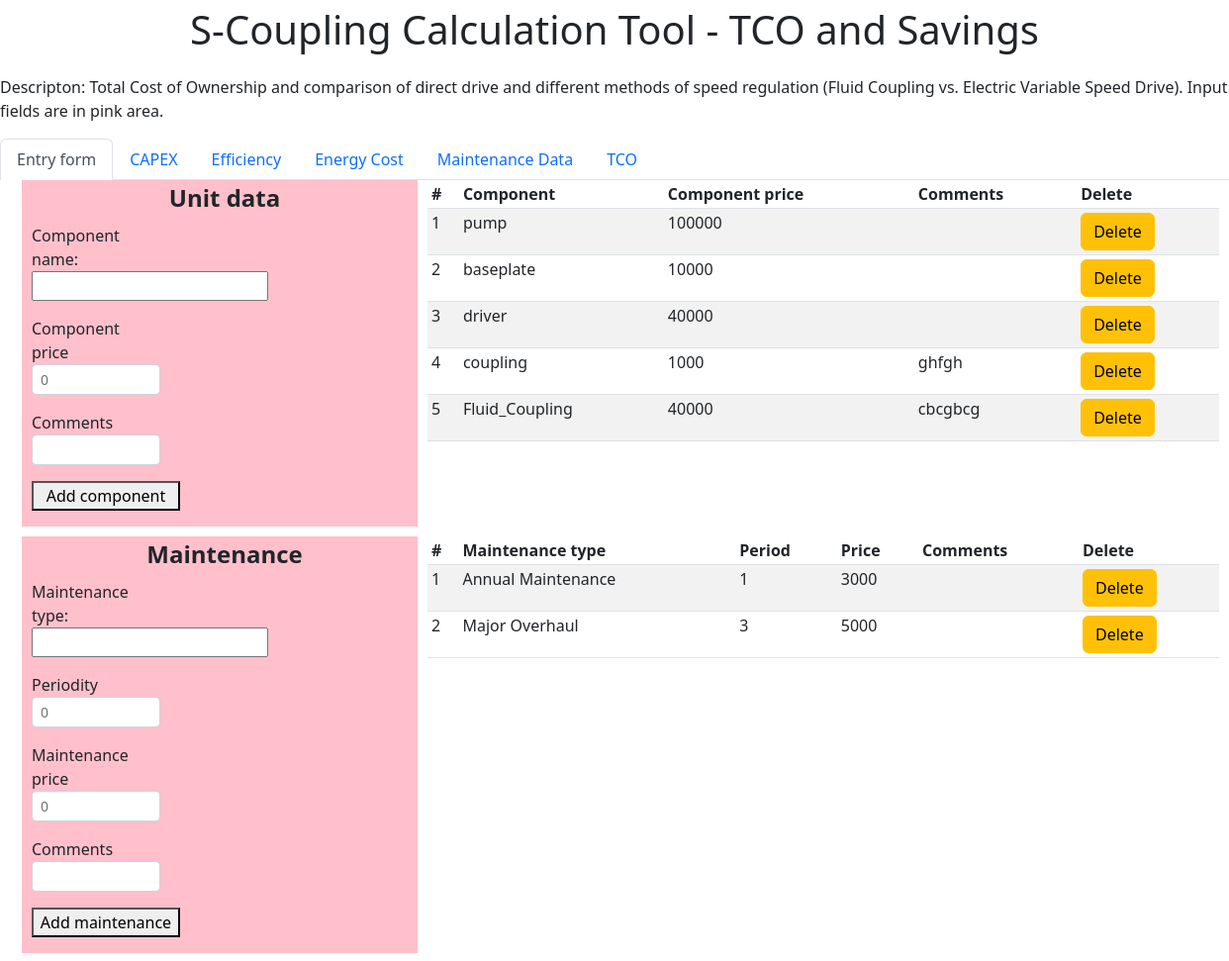
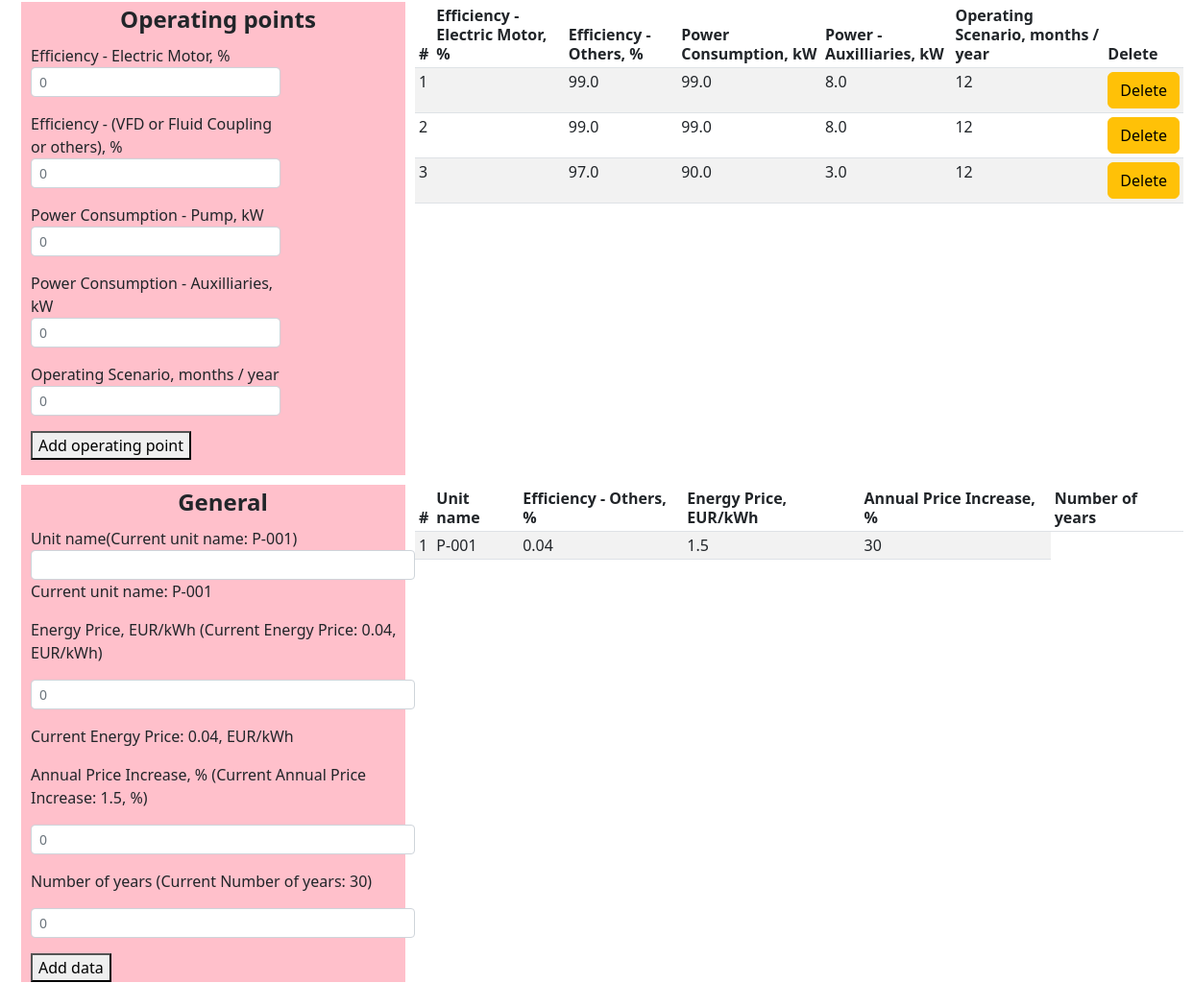
Page /form_page on the earlier database version (2 pictures, top to bottom).
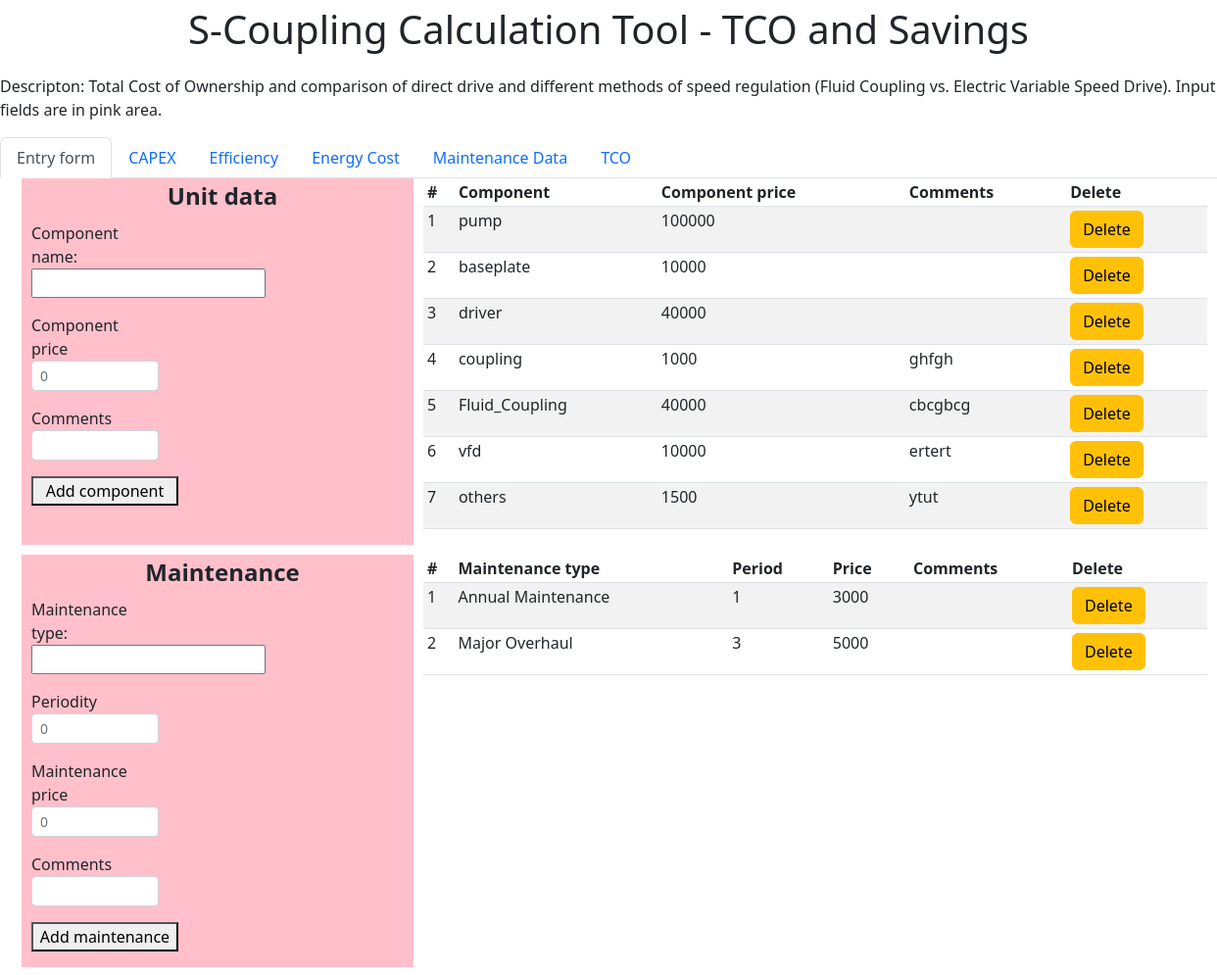
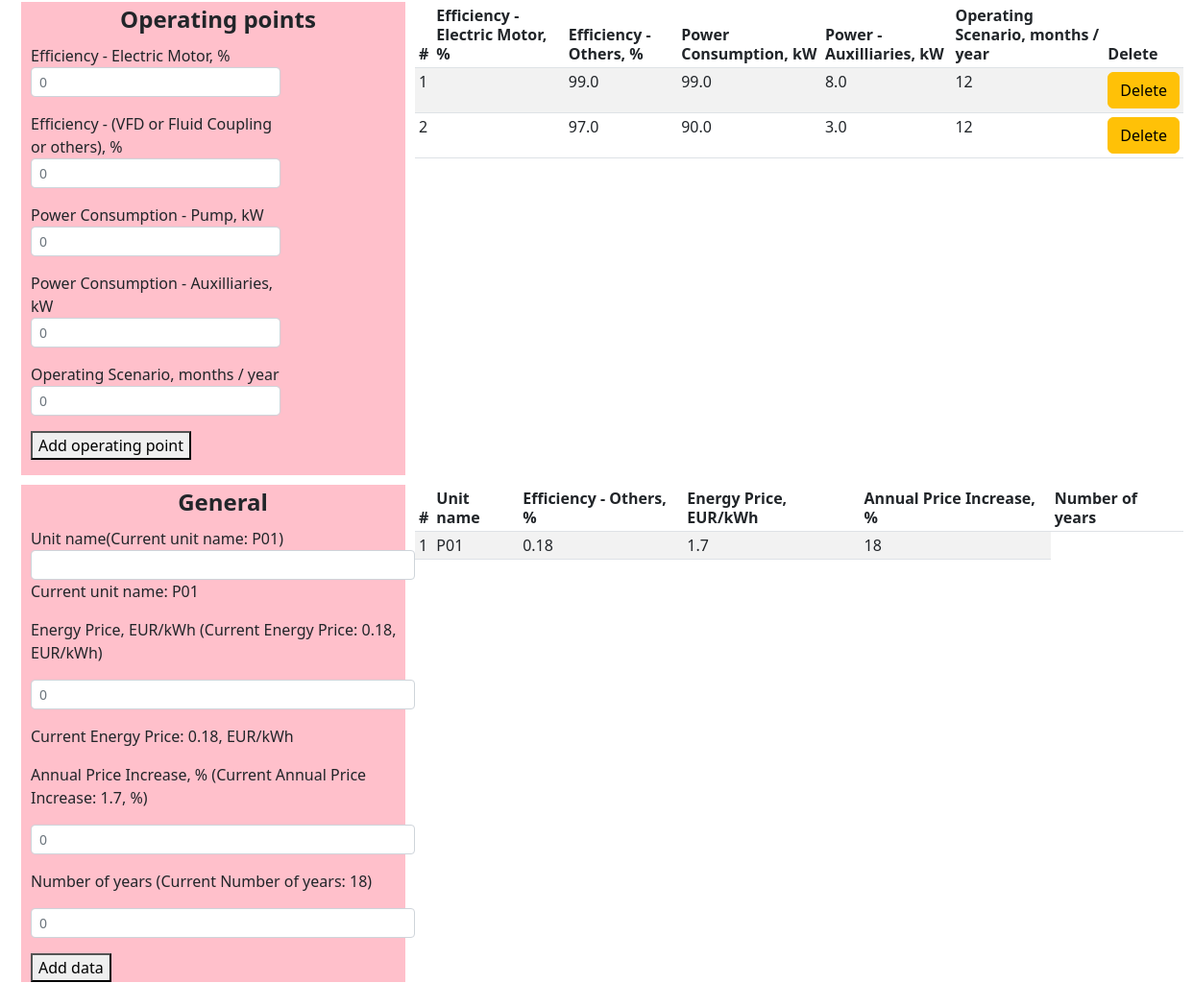
Same page on the later database version (2 pictures, top to bottom).
### app.py (models this page shows, shortened)
class Component(db.Model):
    id=db.Column(db.Integer, primary_key=True)
    component = db.Column(db.String(30), nullable=False)
    comments = db.Column(db.String(30), nullable=False)
    component_price=db.Column(db.Integer, nullable=False)

class Maintenance (db.Model):
    id = db.Column(db.Integer, primary_key=True)
    main_type = db.Column(db.String(30), nullable=False)
    period = db.Column(db.Integer, nullable=False)
    main_price = db.Column(db.Integer, nullable=False)
    main_comments = db.Column(db.String(30), nullable=False)

class Point(db.Model):
    id = db.Column(db.Integer, primary_key=True)
    eff_driver = db.Column(db.Float, nullable=False)
    eff_other = db.Column(db.Float, nullable=False)
    power_pump = db.Column(db.Float, nullable=False)
    power_aux = db.Column(db.Float, nullable=False)
    scenario = db.Column(db.Integer, nullable=False)

class General(db.Model):
    id = db.Column(db.Integer, primary_key=True)
    unit_name = db.Column(db.String(30), nullable=False)
    energy_price = db.Column(db.Float, nullable=False, default=0.04)
    annual_increase = db.Column(db.Float, nullable=False, default=1.5)
    number_years = db.Column(db.Integer, nullable=False, default=30)

### app.py (the view)
@app.route('/', methods=['POST','GET'])
@app.route('/form_page', methods=['POST','GET'])
def form_page():
    unit_components = Component.query.all()
    component=0
    component_price=0
    comments=0
    maintenances = Maintenance.query.all()
    main_type = 0
    period = 0
    main_price = 0
    main_comments=0
    i=0
    j=0
    m=0
    generals=General.query.all()
    unit_name = generals[-1].unit_name
    energy_price = generals[-1].energy_price
    annual_increase = generals[-1].annual_increase
    number_years = generals[-1].number_years
    points = Point.query.all()
    k=0
    eff_driver = 0
    eff_other = 0
    power_pump = 0
    power_aux = 0
    scenario = 0
    return render_template('form_page.html',m=m,generals=generals,points=points,eff_driver=eff_driver,eff_other=eff_other,power_pump=power_pump,power_aux=power_aux,scenario=scenario,k=k, i=i,j=j,unit_components=unit_components, component=component,component_price=component_price, comments=comments, main_type=main_type, period=period,main_price=main_price, main_comments=main_comments, maintenances=maintenances, unit_name=unit_name, energy_price=energy_price, annual_increase=annual_increase, number_years=number_years )

### templates/form_page.html (shortened to what the changed rows need)
{% extends 'base.html'%}
{%block body%}
<section class="container">
  <div class="tab1">
      <table class="table table-striped table-sm">
          <thead>
            <tr>
              <th scope="col">#</th>
              <th scope="col">Component</th>
                <th scope="col">Component price</th>
                <th scope="col">Comments</th>
                <th scope="col">Delete</th>
                 </tr>
          </thead>
     <tbody>
     {% for i in unit_components %}
            <tr >
              <td class="counterCell"></td>
              <td>{{i.component}}</td>
              <td>{{i.component_price}}</td>
                 <td>{{i.comments}}</td>
                <td><a class="btn btn-warning" href='/form_page/{{i.id}}/del'>Delete</a></td>
                 </tr>
     {% endfor %}
          </tbody>
        </table>
  </div>
  <div class="tab2">
      <table class="table table-striped table-sm">
          <thead>
            <tr>
              <th scope="col">#</th>
              <th scope="col">Maintenance type</th>
                <th scope="col">Period</th>
                <th scope="col">Price</th>
                <th scope="col">Comments</th>
                <th scope="col">Delete</th>
                 </tr>
          </thead>
     <tbody>
     {% for j in maintenances %}
            <tr height="15px">
              <td class="counterCell"></td>
              <td>{{j.main_type}}</td>
              <td>{{j.period}}</td>
              <td>{{j.main_price}}</td>
                <td>{{j.main_comments}}</td>
              <td><a class="btn btn-warning" href='/form_page/{{j.id}}/del_man'>Delete</a></td>
            </tr>
     {% endfor %}
          </tbody>
        </table>
  </div>
  <div class="tab3">
      <table class="table table-striped table-sm">
          <thead>
          <th scope="col">#</th>
              <th scope="col">Efficiency - Electric Motor, %</th>
                <th scope="col">Efficiency - Others, %</th>
                <th scope="col">Power Consumption, kW</th>
                <th scope="col">Power - Auxilliaries, kW </th>
                <th scope="col">Operating Scenario, months / year</th>
                <th scope="col">Delete</th>
          </thead>
     <tbody>{% for k in points %}
            <tr>
                <td class="counterCell"></td>
                <td> {{k.unit_name}}</td>
                <td> {{k.eff_other}}</td>
                <td> {{k.power_pump}}</td>
                <td> {{k.power_aux}}</td>
                <td> {{k.scenario}}</td>
                <td><a class="btn btn-warning" href='/form_page/{{k.id}}/del_point'>Delete</a></td>
            </tr>
            {% endfor %}
     </tbody>
        </table>
  </div>
     <div class="input4">
<fieldset id="economy" style="width:400px">
    <legend align="center"><b>General </b></legend>
    <form action="/form_page/add_general" method="POST" name="general">
 <label for="unit_name">Unit name     </label>(Current unit name: {{unit_name}})
    <input type="text" name="unit_name" id="unit_name" class="form-control form-control-sm" >
        <p>Current unit name: {{unit_name}}</p>
   <p><label for="energy_price">Energy Price, EUR/kWh</label> (Current Energy Price: {{energy_price}}, EUR/kWh)</p>
    <p><input type="number" name="energy_price" id="energy_price" placeholder="0" min="0" step="0.01" class="form-control form-control-sm" required></p>
        <p>Current Energy Price: {{energy_price}}, EUR/kWh</p>
    <p><label for="annual_increase">Annual Price Increase, %</label> (Current Annual Price Increase: {{annual_increase}}, %)</p>
    <p><input type="number" name="annual_increase" id="annual_increase" placeholder="0" min=0 step="0.01" class="form-control form-control-sm" required></p>
    <p><label for="number_years">Number of years</label>  (Current Number of years: {{number_years}})</p>
    <p><input type="number" name="number_years" id="number_years" placeholder="0" min=0 step="1" class="form-control form-control-sm" required></p>
	<button type="submit" onclick="document.forms.general.submit()">Add data</button>
</form>
</fieldset>
     </div>
<div class="tab4">
      <table class="table table-striped table-sm">
          <thead>
          <th scope="col">#</th>
              <th scope="col">Unit name</th>
                <th scope="col">Efficiency - Others, %</th>
                <th scope="col">Energy Price, EUR/kWh</th>
                <th scope="col">Annual Price Increase, % </th>
                <th scope="col"> Number of years</th>
          </thead>
     <tbody>{% for m in generals %}
            <tr>
                <td class="counterCell"></td>
                <td> {{m.unit_name}}</td>
                <td> {{m.energy_price}}</td>
                <td> {{m.annual_increase}}</td>
                <td> {{m.number_years}}</td>
            </tr>
            {% endfor %}
     </tbody>
        </table>
  </div>
</section>
    {%endblock%}

Differences in the rows shown:
removed Point: eff_other "99.0", power_pump "99.0", power_aux "8.0", scenario "12"
added Component: component "vfd", component_price "10000", comments "ertert"
added Component: component "others", component_price "1500", comments "ytut"
changed General: unit_name "P-001" → "P01"; energy_price "0.04" → "0.18"; annual_increase "1.5" → "1.7"; number_years "30" → "18"
Other differences:
{{ number_years }}: "30" → "18"
